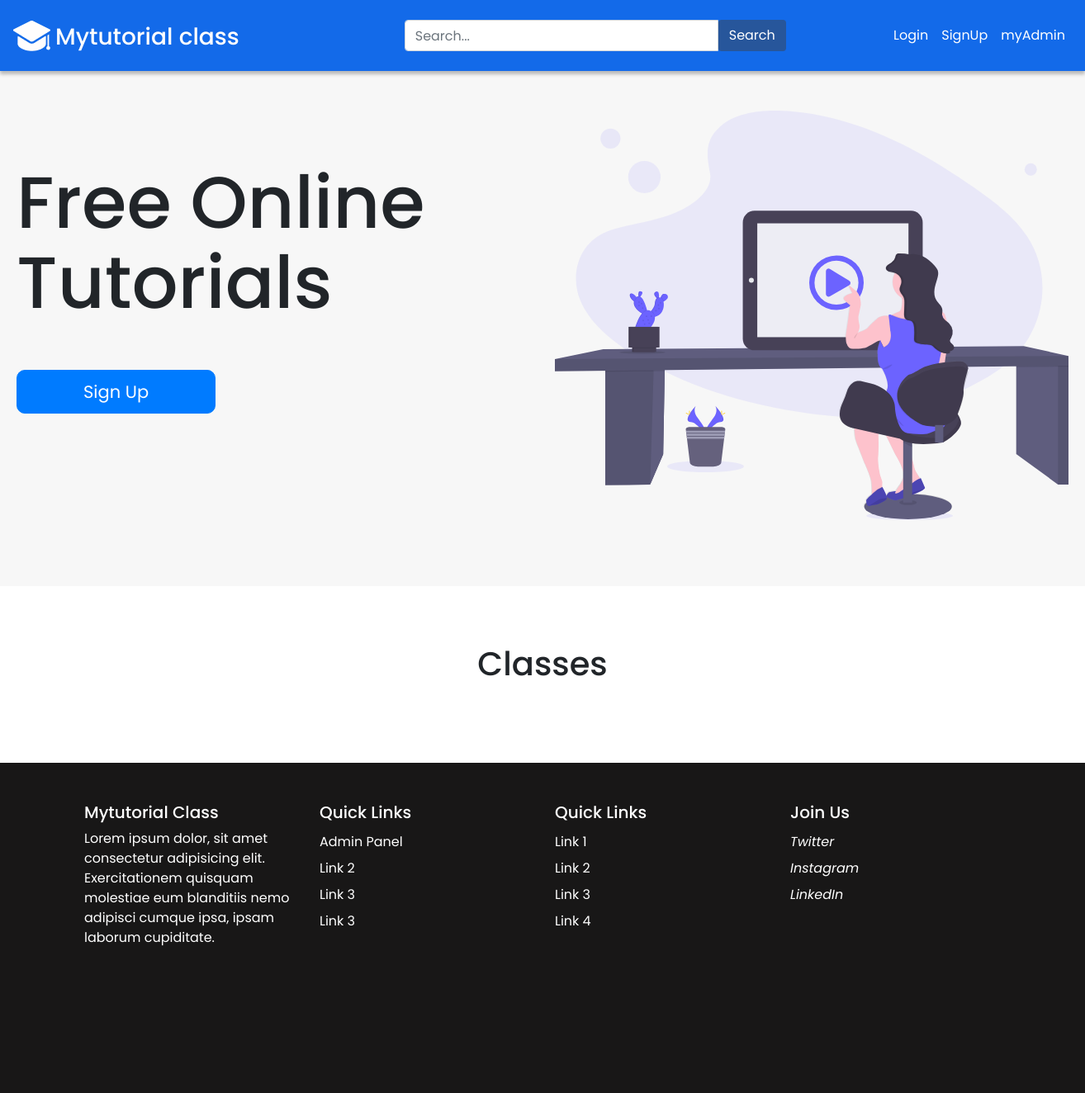
Before: / with the older database file.
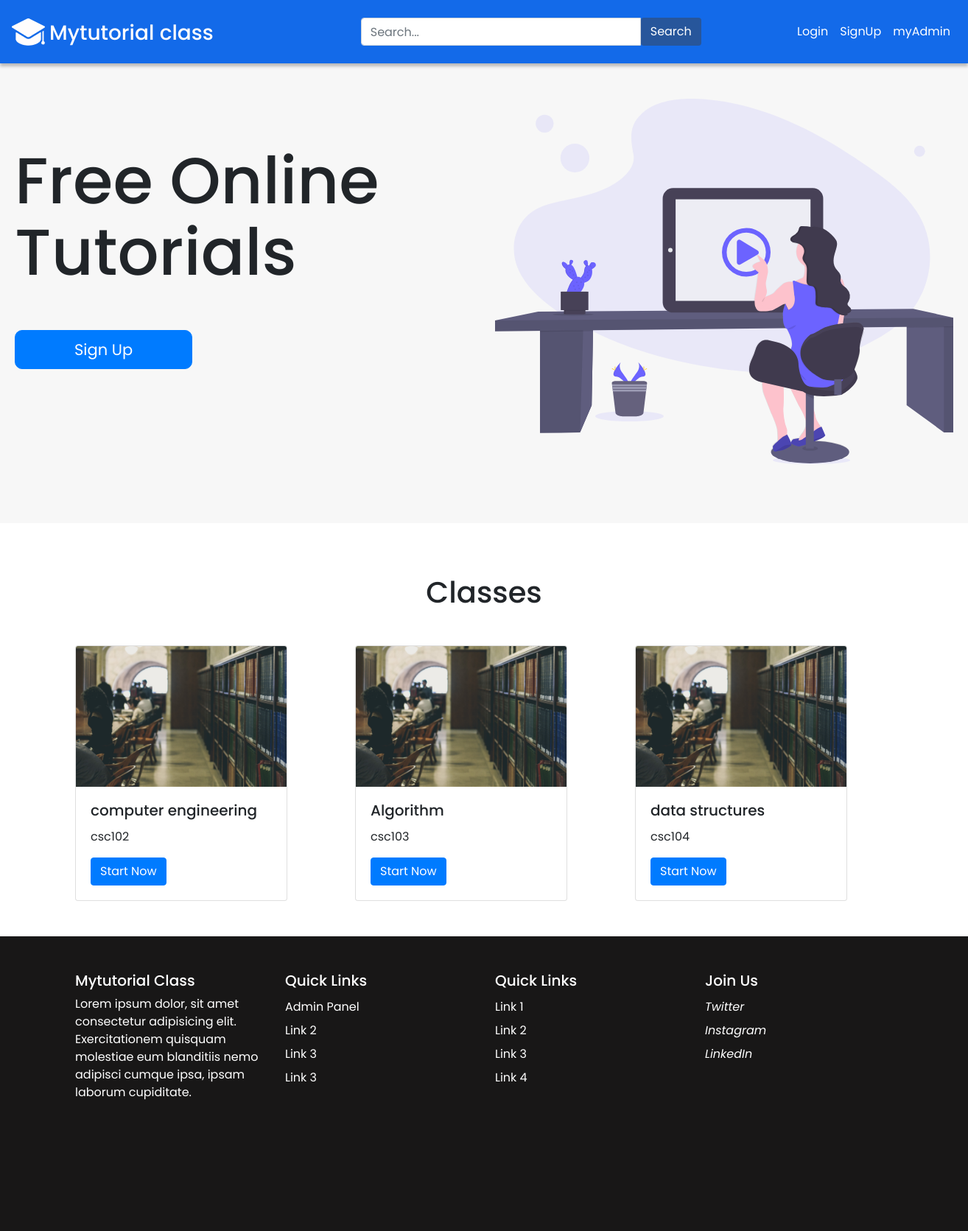
After: the same page with the newer database file.
### tables this page shows
CREATE TABLE `venues` (
  `venueId` int(11) NOT NULL AUTO_INCREMENT,
  `venue` varchar(225) NOT NULL,
  `venueCreated` datetime NOT NULL DEFAULT CURRENT_TIMESTAMP,
  `venueUpdated` datetime NOT NULL DEFAULT CURRENT_TIMESTAMP,
  PRIMARY KEY (`venueId`)
);

CREATE TABLE `classes` (
  `classId` int(11) NOT NULL AUTO_INCREMENT,
  `ClassDate` varchar(20) NOT NULL,
  `classPeriod` int(10) DEFAULT NULL,
  `classMax` int(11) NOT NULL,
  `classVenueId` int(11) NOT NULL,
  `classCreated` datetime DEFAULT CURRENT_TIMESTAMP,
  `classUpdated` datetime NOT NULL DEFAULT CURRENT_TIMESTAMP,
  `classCode` varchar(45) NOT NULL,
  `classTitle` varchar(225) NOT NULL,
  PRIMARY KEY (`classId`)
);

### index.php (called while the page is built, shortened)
<?php
require_once('controllers/Conn.php');
require_once('controllers/Queries.php');
require_once('controllers/Router.php');
require_once('models/Classes.php');
$request = $_SERVER['REQUEST_URI'];
$router = new Router($request);
$router->get('/', 'views/home');

### models/Classes.php (called while the page is built, shortened)
<?php
class Classes extends Queries
{
    public function getWithVenue()
    {
        $sql = 'SELECT * FROM venues
        INNER JOIN classes ON Venues.venueId=classes.classVenueId';
        $venues = $this->query($sql);
        return $venues;
    }
}

### controllers/Conn.php (called while the page is built)
<?php
class Conn
{
    private $dbname = 'csc';
    private $host = 'localhost';
    private $username = 'root';
    private $pass = 'PASSWORD';
    public function connect()
    {
        try {
            $conn = new PDO("mysql:host=$this->host;dbname=$this->dbname", $this->username, $this->pass);
            return $conn;
        } catch (PDOexception $e) {
            echo "Datebase error" . $e->getMessage();
            die();
        }
    }
}

### controllers/Queries.php (called while the page is built, shortened)
<?php
class Queries extends Conn
{
    public function query($sql)
    {
        $pdoStatement = $this->connect()->prepare($sql);
        $status = $pdoStatement->execute();
        $result = $pdoStatement->fetchAll();
        return $result;
    }
}

### views/home.php (the view)
<?php include('inc/header.php'); ?>
<?php $init  =  new Classes(); ?>
<div class="header">
  <div class="container-fluid">
    <div class="row">
      <div class="col-md-6">
        <div class="header-bg bg-text">
          <h3>Free Online <br> Tutorials</h3>
          <div class="signup-button">
            <a href="register" class="btn btn-primary">Sign Up</a>
          </div>
        </div>
      </div>
      <div class="col-md-6">
        <div class="bg-image mt-5">
          <img src="assets/image/bg-image.svg" alt="" style="width: 100%;">
        </div>
      </div>
    </div>
  </div>
</div>
<section class="section__1">
  <div class="container">
    <div class="text-center">
      <h5 class="section__2--header">Classes</h5>
      <div class="tab-content mt-5" id="pills-tabContent">
        <div class="tab-pane fade show active" id="pills-home" role="tabpanel" aria-labelledby="pills-home-tab">
          <div class="row">
            <?php foreach ($init->getWithVenue() as $value) { ?>
              <div class="col-md-4">
                <div class="card" style="width: 18rem;">
                  <img src="assets/image/image1.jpg" class="card-img-top" alt="...">
                  <div class="card-body text-left">
                    <h5 class="card-title"><?php echo $value['classTitle'] ?></h5>
                    <p class="card-text"><?php echo $value['classCode'] ?></p>
                    <a href="#" class="btn btn-primary">Start Now</a>
                  </div>
                </div>
              </div>
            <?php } ?>
          </div>
        </div>
      </div>
    </div>
  </div>
</section>
<?php include('inc/footer.php'); ?>

### controllers/Router.php (shortened to what this page needs)
<?php
class Router
{
    private $request;
    public function __construct($request)
    {
        $this->request = $request;
    }
    public function get($route, $file)
    {
        $uri = trim($this->request, "/");
        $uri = explode("/", $uri);
        if ($uri[0] == trim($route, "/")) {
            require $file . '.php';
        }
    }
}

### views/inc/header.php (shortened to what this page needs)
<!DOCTYPE html>
<html lang="en">
<head>
    <link rel="stylesheet" href="https://stackpath.bootstrapcdn.com/bootstrap/4.3.1/css/bootstrap.min.css">
    <link rel="stylesheet" href="assets/css/main.css">
</head>
<body>
    <nav class="navbar navbar-expand-lg navbar-light navbarcol">
        <img src="assets/image/Group.png" alt="sitelogo">
        <a href="/" style="text-decoration:none;">
            <h3 class="myclass">Mytutorial class</h3>
        </a>
        <form class="form-inline form-search my-2 my-lg-0">
            <div class="input-group">
                <input type="text" class="form-control search-box" placeholder="Search..." aria-label="Search for...">
                <span class="input-group-btn">
                    <button class="btn search-btn" type="button">Search</button>
                </span>
            </div>
        </form>
        <div class="collapse navbar-collapse" id="navbarSupportedContent">
            <ul class="navbar-nav ml-auto">
                <li class="nav-item active">
                    <a class="nav-link" href="login">Login</a>
                </li>
                <li class="nav-item">
                    <a class="nav-link" href="register">SignUp</a>
                </li>
                <li class="nav-item">
                    <a class="nav-link" href="adminlogin">myAdmin</a>
                </li>
            </ul>
        </div>
    </nav>

### views/inc/footer.php (shortened to what this page needs)
<footer class="footer__section mt-5 text-white">
    <div class="container">
        <div class="footer__content pt-5">
            <div class="row">
                <div class="col-md-3">
                    <div class="footer__header">
                        <h5 class="footer__title">Mytutorial Class</h5>
                        <p>Lorem ipsum dolor, sit amet consectetur adipisicing elit. Exercitationem quisquam molestiae eum blanditiis nemo adipisci cumque ipsa, ipsam laborum cupiditate.</p>
                    </div>
                </div>
                <div class="col-md-3">
                    <div class="footer__item">
                        <h5>Quick Links</h5>
                        <ul>
                            <li>
                                <a href="adminlogin">Admin Panel</a>
                            </li>
                            <li>
                                <a href="#!">Link 2</a>
                            </li>
                            <li>
                                <a href="#!">Link 3</a>
                            </li>
                            <li>
                                <a href="#!">Link 3</a>
                            </li>
                        </ul>
                    </div>
                </div>
                <div class="col-md-3">
                    <div class="footer__item">
                        <h5>Quick Links</h5>
                        <ul>
                            <li>
                                <a href="#!">Link 1</a>
                            </li>
                            <li>
                                <a href="#!">Link 2</a>
                            </li>
                            <li>
                                <a href="#!">Link 3</a>
                            </li>
                            <li>
                                <a href="#!">Link 4</a>
                            </li>
                        </ul>
                    </div>
                </div>
                <div class="col-md-3">
                    <div class="footer__item">
                        <h5>Join Us</h5>
                        <ul>
                            <li>
                                <a href="#!">
                                    <i>Twitter</i>
                                </a>
                            </li>
                            <li>
                                <a href="#!">
                                    <i>Instagram</i>
                                </a>
                            </li>
                            <li>
                                <a href="#!">
                                    <i>LinkedIn</i>
                                </a>
                            </li>
                        </ul>
                    </div>
                </div>
            </div>
        </div>
    </div>
</footer>
</body>
</html>

### assets/css/main.css (style rules this page uses)
body { margin: 0px; z-index: 0px; }
* { font-family: 'Poppins', sans-serif; }
.myclass { font-size: bold; line-height: 100%; text-align: left; vertical-align: top; color:#FFFDFD; margin-left: 6px; margin-top: 11px; }
.navbarcol { width: 100%; height: 86px; left: 0px; top: 0px; background: #136AE9; box-shadow: 0px 4px 4px rgba(0, 0, 0, 0.25); }
.form-search { left: 15.6%; position: relative; justify-content: center; }
input.search-box { width: 380px; }
.navbar-nav .nav-item .nav-link { color: #fff!important; }
.search-btn { background: #27569B; color: #fff; }
.header { background: #F7F7F7; padding-bottom: 80px; }
.row .header-bg { margin-top: 7rem; }
.bg-text h3 { font-size: 88px; line-height: 1.1; }
.signup-button a { padding: 10px 80px; font-size: 21px; margin-top: 3rem; border-radius: 10px; }
.section__1 { margin-top: 70px; }
h5.section__2--header { font-size: 40px!important; }
.footer__section { background: #181717; height: 50vh; }
.footer__item ul { margin: 0; padding: 0; }
.footer__item li { list-style: none; line-height: 2; }
.footer__item a { color: #fff; }
@media (min-width: 1200px) { .container-fluid { width: 1304px; } }
@media (min-width: 992px) { input.search-box { width: 380px!important; } }

Changed rows visible on the page:
added venues: classes.classTitle "computer engineering", classes.classCode "csc102", classes.classTitle "Algorithm", classes.classCode "csc103", classes.classTitle "data structures", classes.classCode "csc104"
